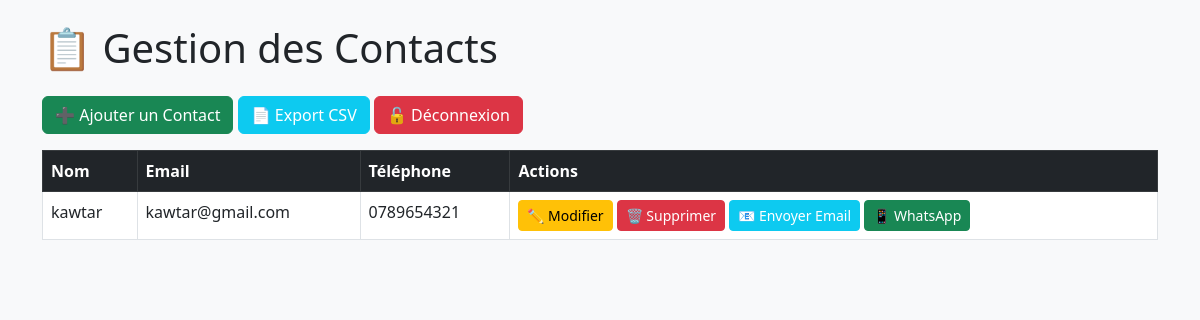
/ (signed in), run on an earlier commit of the app's database.
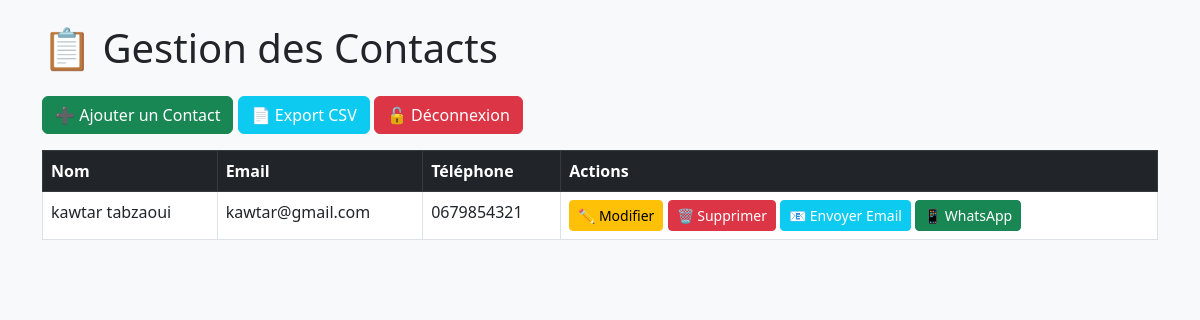
And on a later commit of the database.
### tables this page shows
CREATE TABLE contacts (
            id        INTEGER PRIMARY KEY AUTOINCREMENT,
            nom       TEXT NOT NULL,
            email     TEXT NOT NULL,
            telephone TEXT NOT NULL
        );

### Partie6_7/app.py (the view)
@app.route("/")
@login_required
def index():
    contacts = get_all_contacts()
    return render_template("index.html", contacts=contacts)

### Partie6_7/app.py (called while the page is built)
def login_required(f):
    @functools.wraps(f)
    def decorated(*args, **kwargs):
        if not session.get("logged_in"):
            return redirect(url_for("login"))
        return f(*args, **kwargs)
    return decorated

### Partie6_7/database.py (called while the page is built)
def conexion():
    return sqlite3.connect("carnet.db")

def get_all_contacts():
    conn = conexion()
    cursor = conn.cursor()
    cursor.execute("SELECT id, nom, email, telephone FROM contacts ORDER BY nom")
    contacts = cursor.fetchall()
    conn.close()
    return contacts

### Partie6_7/templates/index.html (shortened to what this page needs)
<!DOCTYPE html>
<html>
<head>
    <link href="https://cdn.jsdelivr.net/npm/bootstrap@5.3.0/dist/css/bootstrap.min.css" rel="stylesheet">
</head>
<body class="bg-light p-4">
    <div class="container">
        <h1 class="mb-4">📋 Gestion des Contacts</h1>
        <div class="mb-3">
            <a href="/ajouter" class="btn btn-success">➕ Ajouter un Contact</a>
            <a href="/exporter" class="btn btn-info text-white">📄 Export CSV</a>
            <a href="/logout" class="btn btn-danger">🔓 Déconnexion</a>
        </div>
        <table class="table table-bordered table-hover bg-white">
            <thead class="table-dark">
                <tr>
                    <th>Nom</th>
                    <th>Email</th>
                    <th>Téléphone</th>
                    <th>Actions</th>
                </tr>
            </thead>
            <tbody>
                {% for c in contacts %}
                <tr>
                    <td>{{ c[1] }}</td>
                    <td>{{ c[2] }}</td>
                    <td>{{ c[3] }}</td>
                    <td>
                        <a href="/modifier/{{ c[0] }}" class="btn btn-warning btn-sm">✏️ Modifier</a>
                        <a href="/supprimer_direct/{{ c[0] }}" class="btn btn-danger btn-sm" onclick="return confirm('Supprimer ?')">🗑️ Supprimer</a>
                        <a href="/envoyer_email/{{ c[0] }}" class="btn btn-info btn-sm text-white">📧 Envoyer Email</a>
                        <a href="/whatsapp/{{ c[0] }}" class="btn btn-success btn-sm">📱 WhatsApp</a>
                    </td>
                </tr>
                {% endfor %}
            </tbody>
        </table>
    </div>
</body>
</html>

What changed in the data, as far as the page shows it:
removed contacts: nom "kawtar", email "kawtar@gmail.com", telephone "0789654321"
added contacts: nom "kawtar tabzaoui", email "kawtar@gmail.com", telephone "0679854321"
